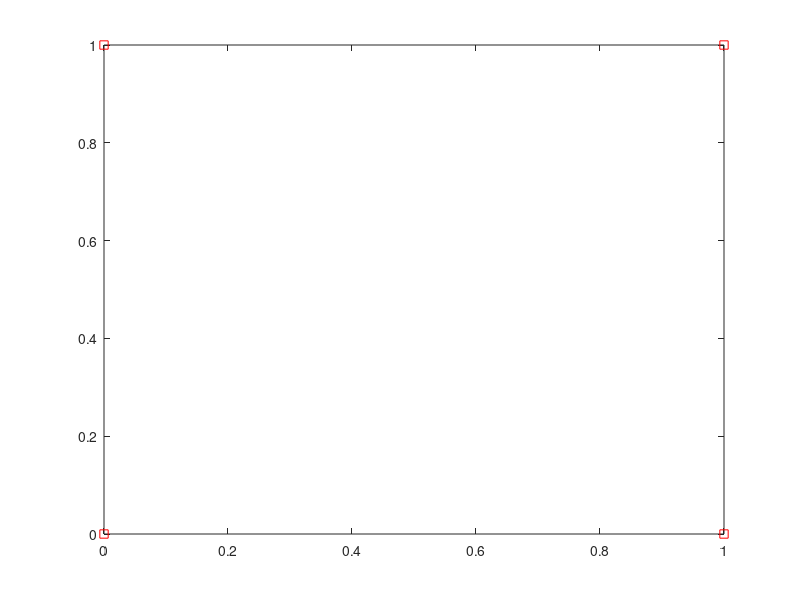

MATLAB code to generate this figure: (Note: this script raises an error after producing the figure.)
function [xg,yg,fg,fgo] = interface_finder(varargin)

  pr.ini_ref = 2;
  pr.nref = 2;
  pr.xl = 0;
  pr.xu = 1;
  pr.yl = 0;
  pr.yu = 1;
  pr.f = @(x,y) ((x.^2+y.^2) < 0.8^2)+((x-1).^2+(y-1).^2 < 0.8^2);
  pr.noutputs = 1;
  retest_boundary = true;
  test_all = false;
  pr.parcomp = true;
  
  for vac = 1:2:numel(varargin)
    pr.(varargin{vac}) = varargin{vac+1};
  end
  
  if test_all, ini_ref = (pr.ini_ref-1)*2^pr.nref+1;
  else, ini_ref = pr.ini_ref; end
  
  xvec = linspace(pr.xl,pr.xu,ini_ref);
  yvec = linspace(pr.yl,pr.yu,ini_ref);
  [xg,yg] = ndgrid(xvec,yvec);
  fg = xg;
  fgo = cell(size(fg));
  plot(xg,yg,'sr');
  
  if pr.parcomp
    p = gcp();
  end
  if ~pr.parcomp
    for myc = 1:numel(xg)
      [tmp{1:pr.noutputs}] = pr.f(xg(myc),yg(myc));
      fg(myc) = tmp{1};
      fgo{myc} = tmp{2:end};
    end
  else
    for myc = 1:numel(xg)
      my_jobs(myc) = parfeval(p,pr.f,pr.noutputs,xg(myc),yg(myc));
    end
    for myc = 1:numel(xg)
      [job_index,tmp{1:pr.noutputs}] = fetchNext(my_jobs);
      fg(job_index) = tmp{1};
      fgo{job_index} = tmp{2:end};
    end
  end
  if test_all, return; end
%   fg2 = pr.f(xg,yg);
  
  for rc = 1:pr.nref
    curr_ref = (pr.ini_ref-1)*2.^rc+1;
    xgprev = xg;
    ygprev = yg;
    fgprev = fg;
    fgoprev = fgo;
    
    xvec = linspace(pr.xl,pr.xu,curr_ref);
    yvec = linspace(pr.yl,pr.yu,curr_ref);
    
    [xg,yg] = ndgrid(xvec,yvec);
%     plot(xg,yg,'sr');
    fg(1:2:curr_ref,1:2:curr_ref) = fgprev;
    fgo = cell(size(fg));
    [fgo{1:2:curr_ref,1:2:curr_ref}] = deal(fgoprev{:});
    
    %  "Centered" midpoints
    for xt1c = 2:2:curr_ref-1
      for yt1c = 2:2:curr_ref-1
        if (fg(xt1c-1,yt1c-1) == fg(xt1c-1,yt1c+1)) && ...
            (fg(xt1c-1,yt1c-1) == fg(xt1c+1,yt1c-1)) && ...
            (fg(xt1c-1,yt1c-1) == fg(xt1c+1,yt1c+1))
          fg(xt1c,yt1c) = fg(xt1c-1,yt1c-1);
          if pr.noutputs > 1
            fgo = average_fgo(fgo,xt1c,yt1c,[1,1;1,-1;-1,1;-1,-1]);
          end
        else
          fg(xt1c,yt1c) = nan;%pr.f(xg(xt1c,yt1c),yg(xt1c,yt1c));
        end
      end
    end
    
    tmpind = find(isnan(fg))';
    tmpf = 0*tmpind;
    tmpfo = cell(size(tmpf));
    if pr.parcomp
      for linc = 1:numel(tmpind)
        ind = tmpind(linc);
        my_jobs(linc) = parfeval(p,pr.f,pr.noutputs,xg(ind),yg(ind));
      end
      for linc = 1:numel(tmpind)
        [job_index,tmp{1:pr.noutputs}] = fetchNext(my_jobs);
        tmpf(job_index) = tmp{1};
        tmpfo{job_index} = tmp{2:end};
      end
    else
      for linc = 1:numel(tmpind)
        ind = tmpind(linc);
        [tmp{1:pr.noutputs}] = pr.f(xg(ind),yg(ind));
        tmpf(linc) = tmp{1};
        tmpfo{linc} = tmp{2:end};
      end
    end
    fg(tmpind) = tmpf;
    [fgo{tmpind}] = deal(tmpfo{:});
    
    %  Boundaries of the domain
    for yt2xc = 2:2:curr_ref-1
      if (fg(1,yt2xc-1) == fg(1,yt2xc+1)) && ...
          (fg(1,yt2xc-1) == fg(2,yt2xc))
        if retest_boundary
          fg(1,yt2xc) = nan;%fg(1,yt2xc-1);
        else
          fg(1,yt2xc) = fg(1,yt2xc-1);
          if pr.noutputs > 1
            fgo = average_fgo(fgo,1,yt2xc,[0,1;0,-1;1,0]);
          end
        end
      else
        fg(1,yt2xc) = nan;%pr.f(xg(1,yt2xc),yg(1,yt2xc));
      end
      if (fg(end,yt2xc-1) == fg(end,yt2xc+1)) && ...
          (fg(end,yt2xc-1) == fg(end-1,yt2xc))
        if retest_boundary
          fg(end,yt2xc) = nan;%fg(end,yt2xc-1);
        else
          fg(end,yt2xc) = fg(end,yt2xc-1);
          if pr.noutputs > 1
            fgo = average_fgo(fgo,size(fg,1),yt2xc,[0,1;0,-1;-1,0]);
          end
        end
      else
        fg(end,yt2xc) = nan;%pr.f(xg(end,yt2xc),yg(end,yt2xc));
      end
    end
    for xt2yc = 2:2:curr_ref-1
      if (fg(xt2yc-1,1) == fg(xt2yc+1,1)) && ...
          (fg(xt2yc-1,1) == fg(xt2yc,2))
        if retest_boundary
          fg(xt2yc,1) = nan;%fg(xt2yc-1,1);
        else
          fg(xt2yc,1) = fg(xt2yc-1,1);
          if pr.noutputs > 1
            fgo = average_fgo(fgo,xt2yc,1,[-1,0;1,0;0,1]);
          end
        end
      else
        fg(xt2yc,1) = nan;%pr.f(xg(xt2yc,1),yg(xt2yc,1));
      end
      if (fg(xt2yc-1,end) == fg(xt2yc+1,end)) && ...
          (fg(xt2yc-1,end) == fg(xt2yc,end-1))
        if retest_boundary
          fg(xt2yc,end) = nan;%fg(xt2yc-1,end);
        else
          fg(xt2yc,end) = fg(xt2yc-1,end);
          if pr.noutputs > 1
            fgo = average_fgo(fgo,xt2yc,size(fg,2),[-1,0;1,0;0,-1]);
          end
        end
      else
        fg(xt2yc,end) = nan;%pr.f(xg(xt2yc,end),yg(xt2yc,end));
      end
    end
    
    %  Midpoints at "x" edges
    for xt2xc = 3:2:curr_ref-2
      for yt2xc = 2:2:curr_ref-1
        if (fg(xt2xc,yt2xc-1) == fg(xt2xc,yt2xc+1)) && ...
            (fg(xt2xc,yt2xc-1) == fg(xt2xc-1,yt2xc)) && ...
            (fg(xt2xc,yt2xc-1) == fg(xt2xc+1,yt2xc))
          fg(xt2xc,yt2xc) = fg(xt2xc,yt2xc-1);
          if pr.noutputs > 1
            fgo = average_fgo(fgo,xt2xc,yt2xc,[0,1;0,-1;1,0;-1,0]);
          end
        else
          fg(xt2xc,yt2xc) = nan;%pr.f(xg(xt2xc,yt2xc),yg(xt2xc,yt2xc));
        end
      end
    end
    
    %  Midpoints at "y" edges
    for xt2yc = 2:2:curr_ref-1
      for yt2yc = 3:2:curr_ref-2
        if (fg(xt2yc,yt2yc-1) == fg(xt2yc,yt2yc+1)) && ...
            (fg(xt2yc,yt2yc-1) == fg(xt2yc-1,yt2yc)) && ...
            (fg(xt2yc,yt2yc-1) == fg(xt2yc+1,yt2yc))
          fg(xt2yc,yt2yc) = fg(xt2yc,yt2yc-1);
          if pr.noutputs > 1
            fgo = average_fgo(fgo,xt2yc,yt2yc,[0,1;0,-1;1,0;-1,0]);
          end
        else
          fg(xt2yc,yt2yc) = nan;%pr.f(xg(xt2yc,yt2yc),yg(xt2yc,yt2yc));
        end
      end
    end
    
    tmpind = find(isnan(fg))';
    tmpf = 0*tmpind;
    tmpfo = cell(size(tmpf));
    if pr.parcomp
      for linc = 1:numel(tmpind)
        ind = tmpind(linc);
        my_jobs(linc) = parfeval(p,pr.f,pr.noutputs,xg(ind),yg(ind));
      end
      for linc = 1:numel(tmpind)
        [job_index,tmp{1:pr.noutputs}] = fetchNext(my_jobs);
        tmpf(job_index) = tmp{1};
        tmpfo{job_index} = tmp{2:end};
      end
    else
      for linc = 1:numel(tmpind)
        ind = tmpind(linc);
        [tmp{1:pr.noutputs}] = pr.f(xg(ind),yg(ind));
        tmpf(linc) = tmp{1};
        tmpfo{linc} = tmp{2:end};
      end
    end
    fg(tmpind) = tmpf;
    [fgo{tmpind}] = deal(tmpfo{:});
        
%     contour(xg,yg,smooth_matrix(double(fg),0,0.5),[0.5,1.5],'b')
    indsn = isnan(fg);
    inds0 = (fg >= -0.5) & (fg < 0.5) & ~indsn;
    inds1 = (fg >= 0.5) & (fg < 1.5) & ~indsn;
    inds2 = (fg >= 1.5) & (fg < 2.5) & ~indsn;
    
    plot(xg(indsn),yg(indsn),'ko',xg(inds0),yg(inds0),'r<',...
      xg(inds1),yg(inds1),'b+',xg(inds2),yg(inds2),'g>');
%     surf(xg,yg,smooth_matrix(double(fg),0,0.5))
%     view(2)
%     colorbar
%     shading interp
%     ths = linspace(0,pi/2);
%     hold on
%     plot(0.8*cos(ths),0.8*sin(ths),'k');
    
    pause(0.01)
    
  end

end

function fgo = average_fgo(fgo,xi,yi,list)
  fn = fieldnames(fgo{xi+list(1,1),yi+list(1,2)});
  fn = setdiff(fn,'struc');
  for fc = 1:numel(fn)
    fgo{xi,yi}.(fn{fc}) = 0;
    for lc = 1:size(list,1)
      fgo{xi,yi}.(fn{fc}) = fgo{xi,yi}.(fn{fc})+...
        fgo{xi+list(lc,1),yi+list(lc,2)}.(fn{fc})(end);
    end
    fgo{xi,yi}.(fn{fc}) = fgo{xi,yi}.(fn{fc})/size(list,1);
  end
  fgo{xi,yi}.struc = fgo{xi+list(1,1),yi+list(1,2)}.struc;
end